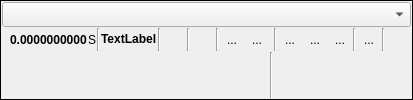
       <widget class="QFrame" name="frameExp">
        <property name="sizePolicy">
         <sizepolicy hsizetype="Expanding" vsizetype="Fixed">
          <horstretch>0</horstretch>
          <verstretch>0</verstretch>
         </sizepolicy>
        </property>
        <property name="frameShape">
         <enum>QFrame::Box</enum>
        </property>
        <property name="frameShadow">
         <enum>QFrame::Plain</enum>
        </property>
        <layout class="QGridLayout" name="gridLayout">
         <property name="leftMargin">
          <number>1</number>
         </property>
         <property name="topMargin">
          <number>1</number>
         </property>
         <property name="rightMargin">
          <number>1</number>
         </property>
         <property name="bottomMargin">
          <number>1</number>
         </property>
         <property name="spacing">
          <number>1</number>
         </property>
         <item row="2" column="6">
          <widget class="QToolButton" name="toolRun">
           <property name="cursor">
            <cursorShape>PointingHandCursor</cursorShape>
           </property>
           <property name="focusPolicy">
            <enum>Qt::NoFocus</enum>
           </property>
           <property name="toolTip">
            <string>&lt;html&gt;&lt;head/&gt;&lt;body&gt;&lt;p&gt;[ Run &lt;span style=&quot; vertical-align:sub;&quot;&gt;ENTER&lt;/span&gt; ]&lt;/p&gt;&lt;/body&gt;&lt;/html&gt;</string>
           </property>
           <property name="layoutDirection">
            <enum>Qt::LeftToRight</enum>
           </property>
           <property name="autoFillBackground">
            <bool>false</bool>
           </property>
           <property name="text">
            <string/>
           </property>
           <property name="icon">
            <iconset resource="qnmui.qrc">
             <normaloff>:/res/play-26.png</normaloff>:/res/play-26.png</iconset>
           </property>
           <property name="iconSize">
            <size>
             <width>16</width>
             <height>16</height>
            </size>
           </property>
           <property name="autoRaise">
            <bool>true</bool>
           </property>
          </widget>
         </item>
         <item row="2" column="19">
          <widget class="Line" name="line_2">
           <property name="orientation">
            <enum>Qt::Vertical</enum>
           </property>
          </widget>
         </item>
         <item row="2" column="5">
          <widget class="Line" name="line_14">
           <property name="orientation">
            <enum>Qt::Vertical</enum>
           </property>
          </widget>
         </item>
         <item row="2" column="11">
          <widget class="QToolButton" name="toolDecimMore">
           <property name="cursor">
            <cursorShape>PointingHandCursor</cursorShape>
           </property>
           <property name="focusPolicy">
            <enum>Qt::NoFocus</enum>
           </property>
           <property name="toolTip">
            <string>&lt;html&gt;&lt;head/&gt;&lt;body&gt;&lt;p&gt;[ Decimal More &lt;span style=&quot; vertical-align:sub;&quot;&gt;CTRL+&amp;gt;&lt;/span&gt; ]&lt;/p&gt;&lt;/body&gt;&lt;/html&gt;</string>
           </property>
           <property name="text">
            <string>...</string>
           </property>
           <property name="icon">
            <iconset resource="qnmui.qrc">
             <normaloff>:/res/0plus-26.png</normaloff>:/res/0plus-26.png</iconset>
           </property>
           <property name="shortcut">
            <string>Ctrl+.</string>
           </property>
           <property name="autoRaise">
            <bool>true</bool>
           </property>
          </widget>
         </item>
         <item row="2" column="13">
          <widget class="Line" name="line_4">
           <property name="orientation">
            <enum>Qt::Vertical</enum>
           </property>
          </widget>
         </item>
         <item row="2" column="17">
          <widget class="Line" name="line">
           <property name="orientation">
            <enum>Qt::Vertical</enum>
           </property>
          </widget>
         </item>
         <item row="2" column="16">
          <widget class="QToolButton" name="toolNext">
           <property name="cursor">
            <cursorShape>PointingHandCursor</cursorShape>
           </property>
           <property name="focusPolicy">
            <enum>Qt::NoFocus</enum>
           </property>
           <property name="toolTip">
            <string>&lt;html&gt;&lt;head/&gt;&lt;body&gt;&lt;p&gt;[ Next &lt;span style=&quot; vertical-align:sub;&quot;&gt;CTRL+RIGHT&lt;/span&gt; ]&lt;/p&gt;&lt;/body&gt;&lt;/html&gt;</string>
           </property>
           <property name="text">
            <string>...</string>
           </property>
           <property name="icon">
            <iconset resource="qnmui.qrc">
             <normaloff>:/res/fast_forward-26.png</normaloff>:/res/fast_forward-26.png</iconset>
           </property>
           <property name="iconSize">
            <size>
             <width>16</width>
             <height>16</height>
            </size>
           </property>
           <property name="shortcut">
            <string>Ctrl+Right</string>
           </property>
           <property name="autoRaise">
            <bool>true</bool>
           </property>
          </widget>
         </item>
         <item row="2" column="18">
          <widget class="QToolButton" name="toolClearIn">
           <property name="cursor">
            <cursorShape>PointingHandCursor</cursorShape>
           </property>
           <property name="focusPolicy">
            <enum>Qt::NoFocus</enum>
           </property>
           <property name="toolTip">
            <string>&lt;html&gt;&lt;head/&gt;&lt;body&gt;&lt;p&gt;[ Clear History ]&lt;/p&gt;&lt;/body&gt;&lt;/html&gt;</string>
           </property>
           <property name="text">
            <string>...</string>
           </property>
           <property name="icon">
            <iconset resource="qnmui.qrc">
             <normaloff>:/res/roller_brush-26.png</normaloff>:/res/roller_brush-26.png</iconset>
           </property>
           <property name="iconSize">
            <size>
             <width>16</width>
             <height>16</height>
            </size>
           </property>
           <property name="autoRaise">
            <bool>true</bool>
           </property>
          </widget>
         </item>
         <item row="3" column="12">
          <widget class="Line" name="line_7">
           <property name="orientation">
            <enum>Qt::Vertical</enum>
           </property>
          </widget>
         </item>
         <item row="2" column="14">
          <widget class="QToolButton" name="toolComplete">
           <property name="cursor">
            <cursorShape>PointingHandCursor</cursorShape>
           </property>
           <property name="focusPolicy">
            <enum>Qt::NoFocus</enum>
           </property>
           <property name="toolTip">
            <string>&lt;html&gt;&lt;head/&gt;&lt;body&gt;&lt;p&gt;[ Complete &lt;span style=&quot; vertical-align:sub;&quot;&gt;TAB&lt;/span&gt; ]&lt;/p&gt;&lt;/body&gt;&lt;/html&gt;</string>
           </property>
           <property name="text">
            <string>...</string>
           </property>
           <property name="icon">
            <iconset resource="qnmui.qrc">
             <normaloff>:/res/end-26.png</normaloff>:/res/end-26.png</iconset>
           </property>
           <property name="iconSize">
            <size>
             <width>16</width>
             <height>16</height>
            </size>
           </property>
           <property name="autoRaise">
            <bool>true</bool>
           </property>
          </widget>
         </item>
         <item row="2" column="3">
          <widget class="Line" name="line_15">
           <property name="orientation">
            <enum>Qt::Vertical</enum>
           </property>
          </widget>
         </item>
         <item row="2" column="15">
          <widget class="QToolButton" name="toolPrev">
           <property name="cursor">
            <cursorShape>PointingHandCursor</cursorShape>
           </property>
           <property name="focusPolicy">
            <enum>Qt::NoFocus</enum>
           </property>
           <property name="toolTip">
            <string>&lt;html&gt;&lt;head/&gt;&lt;body&gt;&lt;p&gt;[ Previous &lt;span style=&quot; vertical-align:sub;&quot;&gt;CTRL+LEFT&lt;/span&gt; ]&lt;/p&gt;&lt;/body&gt;&lt;/html&gt;</string>
           </property>
           <property name="text">
            <string>...</string>
           </property>
           <property name="icon">
            <iconset resource="qnmui.qrc">
             <normaloff>:/res/rewind-26.png</normaloff>:/res/rewind-26.png</iconset>
           </property>
           <property name="iconSize">
            <size>
             <width>16</width>
             <height>16</height>
            </size>
           </property>
           <property name="shortcut">
            <string>Ctrl+Left</string>
           </property>
           <property name="autoRaise">
            <bool>true</bool>
           </property>
          </widget>
         </item>
         <item row="2" column="9">
          <widget class="Line" name="line_3">
           <property name="orientation">
            <enum>Qt::Vertical</enum>
           </property>
          </widget>
         </item>
         <item row="2" column="1">
          <widget class="QLabel" name="labelTime">
           <property name="sizePolicy">
            <sizepolicy hsizetype="Maximum" vsizetype="Preferred">
             <horstretch>0</horstretch>
             <verstretch>0</verstretch>
            </sizepolicy>
           </property>
           <property name="font">
            <font>
             <weight>75</weight>
             <bold>true</bold>
            </font>
           </property>
           <property name="focusPolicy">
            <enum>Qt::NoFocus</enum>
           </property>
           <property name="text">
            <string>0.0000000000</string>
           </property>
          </widget>
         </item>
         <item row="1" column="0" colspan="22">
          <widget class="QComboBox" name="comboEdit">
           <property name="font">
            <font>
             <family>Terminal</family>
             <pointsize>10</pointsize>
            </font>
           </property>
           <property name="toolTip">
            <string>[ Expression ]</string>
           </property>
          </widget>
         </item>
         <item row="2" column="0">
          <widget class="QLabel" name="label">
           <property name="sizePolicy">
            <sizepolicy hsizetype="Preferred" vsizetype="Preferred">
             <horstretch>0</horstretch>
             <verstretch>0</verstretch>
            </sizepolicy>
           </property>
           <property name="maximumSize">
            <size>
             <width>23</width>
             <height>22</height>
            </size>
           </property>
           <property name="cursor">
            <cursorShape>WaitCursor</cursorShape>
           </property>
           <property name="focusPolicy">
            <enum>Qt::NoFocus</enum>
           </property>
           <property name="toolTip">
            <string>[ Calc Time ]</string>
           </property>
           <property name="text">
            <string/>
           </property>
           <property name="pixmap">
            <pixmap resource="qnmui.qrc">:/res/speed-26.png</pixmap>
           </property>
           <property name="scaledContents">
            <bool>true</bool>
           </property>
           <property name="alignment">
            <set>Qt::AlignCenter</set>
           </property>
          </widget>
         </item>
         <item row="2" column="7">
          <widget class="Line" name="line_8">
           <property name="orientation">
            <enum>Qt::Vertical</enum>
           </property>
          </widget>
         </item>
         <item row="2" column="4">
          <widget class="QLabel" name="labelSep1000">
           <property name="sizePolicy">
            <sizepolicy hsizetype="Expanding" vsizetype="Preferred">
             <horstretch>0</horstretch>
             <verstretch>0</verstretch>
            </sizepolicy>
           </property>
           <property name="font">
            <font>
             <weight>75</weight>
             <bold>true</bold>
             <underline>false</underline>
             <strikeout>false</strikeout>
            </font>
           </property>
           <property name="locale">
            <locale language="English" country="UnitedStates"/>
           </property>
           <property name="inputMethodHints">
            <set>Qt::ImhNone</set>
           </property>
           <property name="text">
            <string>TextLabel</string>
           </property>
           <property name="textInteractionFlags">
            <set>Qt::LinksAccessibleByMouse|Qt::TextSelectableByMouse</set>
           </property>
          </widget>
         </item>
         <item row="2" column="2">
          <widget class="QLabel" name="label_4">
           <property name="focusPolicy">
            <enum>Qt::NoFocus</enum>
           </property>
           <property name="text">
            <string>S</string>
           </property>
          </widget>
         </item>
         <item row="2" column="8">
          <widget class="QToolButton" name="toolTextNumber">
           <property name="cursor">
            <cursorShape>PointingHandCursor</cursorShape>
           </property>
           <property name="focusPolicy">
            <enum>Qt::NoFocus</enum>
           </property>
           <property name="toolTip">
            <string>&lt;html&gt;&lt;head/&gt;&lt;body&gt;&lt;p&gt;[ Num2Text &lt;span style=&quot; vertical-align:sub;&quot;&gt;CTRL+T&lt;/span&gt; ]&lt;/p&gt;&lt;/body&gt;&lt;/html&gt;</string>
           </property>
           <property name="whatsThis">
            <string>Converts answer to text.</string>
           </property>
           <property name="text">
            <string/>
           </property>
           <property name="icon">
            <iconset resource="qnmui.qrc">
             <normaloff>:/res/text-26.png</normaloff>:/res/text-26.png</iconset>
           </property>
           <property name="iconSize">
            <size>
             <width>16</width>
             <height>16</height>
            </size>
           </property>
           <property name="shortcut">
            <string>Ctrl+T</string>
           </property>
           <property name="autoRaise">
            <bool>true</bool>
           </property>
          </widget>
         </item>
         <item row="2" column="20">
          <widget class="QToolButton" name="toolAbout">
           <property name="cursor">
            <cursorShape>PointingHandCursor</cursorShape>
           </property>
           <property name="focusPolicy">
            <enum>Qt::NoFocus</enum>
           </property>
           <property name="toolTip">
            <string>&lt;html&gt;&lt;head/&gt;&lt;body&gt;&lt;p&gt;[ About &lt;span style=&quot; vertical-align:sub;&quot;&gt;F12&lt;/span&gt; ]&lt;/p&gt;&lt;/body&gt;&lt;/html&gt;</string>
           </property>
           <property name="text">
            <string/>
           </property>
           <property name="icon">
            <iconset resource="qnmui.qrc">
             <normaloff>:/res/fingerprint-recognition.png</normaloff>:/res/fingerprint-recognition.png</iconset>
           </property>
           <property name="iconSize">
            <size>
             <width>16</width>
             <height>16</height>
            </size>
           </property>
           <property name="shortcut">
            <string>F12</string>
           </property>
           <property name="autoRaise">
            <bool>true</bool>
           </property>
          </widget>
         </item>
         <item row="2" column="10">
          <widget class="QToolButton" name="toolDecimLess">
           <property name="cursor">
            <cursorShape>PointingHandCursor</cursorShape>
           </property>
           <property name="focusPolicy">
            <enum>Qt::NoFocus</enum>
           </property>
           <property name="toolTip">
            <string>&lt;html&gt;&lt;head/&gt;&lt;body&gt;&lt;p&gt;[ Decimal Less &lt;span style=&quot; vertical-align:sub;&quot;&gt;CTRL+&amp;lt;&lt;/span&gt; ]&lt;/p&gt;&lt;/body&gt;&lt;/html&gt;</string>
           </property>
           <property name="text">
            <string>...</string>
           </property>
           <property name="icon">
            <iconset resource="qnmui.qrc">
             <normaloff>:/res/0minus-26.png</normaloff>:/res/0minus-26.png</iconset>
           </property>
           <property name="shortcut">
            <string>Ctrl+,</string>
           </property>
           <property name="autoRaise">
            <bool>true</bool>
           </property>
          </widget>
         </item>
        </layout>
       </widget>
